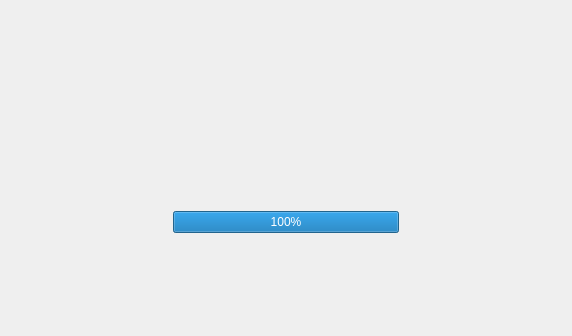
<?xml version="1.0" encoding="UTF-8"?>
<ui version="4.0">
 <class>ViLoadingWidget</class>
 <widget class="QWidget" name="ViLoadingWidget">
  <property name="geometry">
   <rect>
    <x>0</x>
    <y>0</y>
    <width>572</width>
    <height>336</height>
   </rect>
  </property>
  <property name="maximumSize">
   <size>
    <width>16777215</width>
    <height>16777215</height>
   </size>
  </property>
  <property name="windowTitle">
   <string>Form</string>
  </property>
  <property name="styleSheet">
   <string/>
  </property>
  <layout class="QGridLayout" name="gridLayout">
   <property name="margin">
    <number>0</number>
   </property>
   <item row="0" column="1">
    <spacer name="verticalSpacer">
     <property name="orientation">
      <enum>Qt::Vertical</enum>
     </property>
     <property name="sizeHint" stdset="0">
      <size>
       <width>20</width>
       <height>40</height>
      </size>
     </property>
    </spacer>
   </item>
   <item row="5" column="1">
    <spacer name="verticalSpacer_2">
     <property name="orientation">
      <enum>Qt::Vertical</enum>
     </property>
     <property name="sizeHint" stdset="0">
      <size>
       <width>20</width>
       <height>40</height>
      </size>
     </property>
    </spacer>
   </item>
   <item row="2" column="0">
    <spacer name="horizontalSpacer_3">
     <property name="orientation">
      <enum>Qt::Horizontal</enum>
     </property>
     <property name="sizeHint" stdset="0">
      <size>
       <width>40</width>
       <height>20</height>
      </size>
     </property>
    </spacer>
   </item>
   <item row="2" column="2">
    <spacer name="horizontalSpacer_5">
     <property name="orientation">
      <enum>Qt::Horizontal</enum>
     </property>
     <property name="sizeHint" stdset="0">
      <size>
       <width>40</width>
       <height>20</height>
      </size>
     </property>
    </spacer>
   </item>
   <item row="3" column="1">
    <widget class="ViProgressBar" name="progressBar">
     <property name="minimumSize">
      <size>
       <width>200</width>
       <height>0</height>
      </size>
     </property>
     <property name="value">
      <number>100</number>
     </property>
     <property name="alignment">
      <set>Qt::AlignCenter</set>
     </property>
    </widget>
   </item>
   <item row="2" column="1">
    <widget class="QWidget" name="animationContainer" native="true">
     <layout class="QGridLayout" name="gridLayout_2">
      <item row="0" column="1">
       <widget class="QWidget" name="animationWidget" native="true">
        <property name="minimumSize">
         <size>
          <width>128</width>
          <height>128</height>
         </size>
        </property>
        <property name="maximumSize">
         <size>
          <width>128</width>
          <height>128</height>
         </size>
        </property>
       </widget>
      </item>
      <item row="0" column="0">
       <spacer name="horizontalSpacer_4">
        <property name="orientation">
         <enum>Qt::Horizontal</enum>
        </property>
        <property name="sizeHint" stdset="0">
         <size>
          <width>40</width>
          <height>20</height>
         </size>
        </property>
       </spacer>
      </item>
      <item row="0" column="2">
       <spacer name="horizontalSpacer_6">
        <property name="orientation">
         <enum>Qt::Horizontal</enum>
        </property>
        <property name="sizeHint" stdset="0">
         <size>
          <width>40</width>
          <height>20</height>
         </size>
        </property>
       </spacer>
      </item>
     </layout>
    </widget>
   </item>
   <item row="4" column="1">
    <widget class="QWidget" name="buttonContainer" native="true">
     <layout class="QGridLayout" name="gridLayout_3">
      <item row="0" column="1">
       <widget class="ViPushButton" name="cancelButton" native="true"/>
      </item>
      <item row="0" column="0">
       <spacer name="horizontalSpacer">
        <property name="orientation">
         <enum>Qt::Horizontal</enum>
        </property>
        <property name="sizeHint" stdset="0">
         <size>
          <width>40</width>
          <height>20</height>
         </size>
        </property>
       </spacer>
      </item>
      <item row="0" column="2">
       <spacer name="horizontalSpacer_2">
        <property name="orientation">
         <enum>Qt::Horizontal</enum>
        </property>
        <property name="sizeHint" stdset="0">
         <size>
          <width>40</width>
          <height>20</height>
         </size>
        </property>
       </spacer>
      </item>
     </layout>
    </widget>
   </item>
  </layout>
 </widget>
 <customwidgets>
  <customwidget>
   <class>ViProgressBar</class>
   <extends>QProgressBar</extends>
   <header>viprogressbar.h</header>
  </customwidget>
  <customwidget>
   <class>ViPushButton</class>
   <extends>QWidget</extends>
   <header>vipushbutton.h</header>
   <container>1</container>
  </customwidget>
 </customwidgets>
 <resources/>
 <connections/>
</ui>
